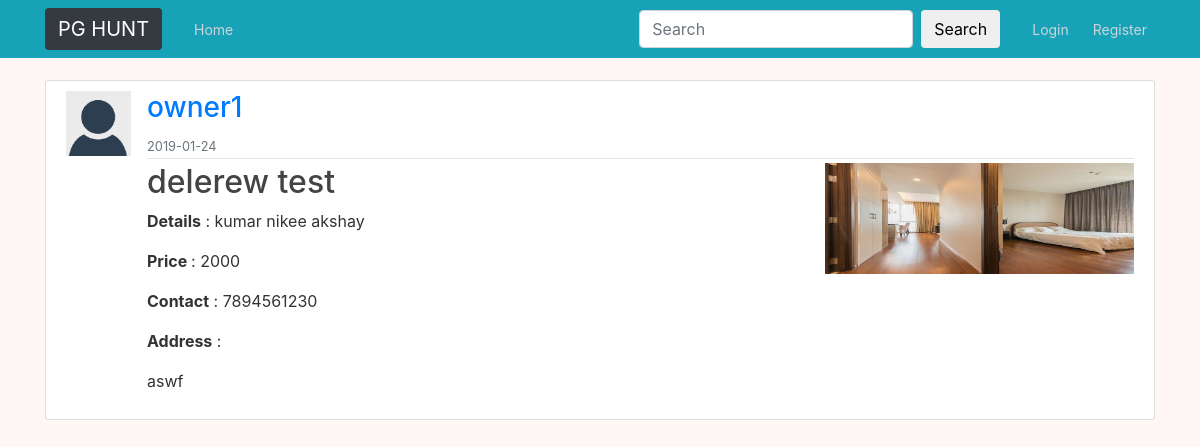
The app's page /pgs/3 with its own data.
### pghunt/models.py (models this page shows, shortened)
class User(db.Model, UserMixin):
    id = db.Column(db.Integer, primary_key=True)
    username = db.Column(db.String(20), unique=True, nullable=False)
    email = db.Column(db.String(120), unique=True, nullable=False)
    image_file = db.Column(db.String(20), nullable=False, default='user.png')
    password = db.Column(db.String(60), nullable=False)
    account_type = db.Column(db.String(20), nullable=False)
    posts = db.relationship('Post', backref='owner', passive_deletes=True, lazy=True)

class SearchableMixin(object):
    @classmethod
    def search(cls, expression, page, per_page):
        ids, total = query_index(cls.__tablename__, expression, page, per_page, cls.__searchable__)
        if total == 0:
            return cls.query.filter_by(id=0), 0
        when = []
        for i in range(len(ids)):
            when.append((ids[i], i))
        return cls.query.filter(cls.id.in_(ids)).order_by(
            db.case(when, value=cls.id)), total

class Post(SearchableMixin, db.Model):
    __searchable__ = ['details', 'title', 'address']
    id = db.Column(db.Integer, primary_key=True)
    title = db.Column(db.String(100), nullable=False)
    created_at = db.Column(db.DateTime, nullable=False, default=datetime.utcnow)
    details = db.Column(db.Text, nullable=False)
    price = db.Column(db.Integer, nullable=False)
    contact = db.Column(db.Integer, nullable=False)
    address = db.Column(db.Text, nullable=False)
    pg_pic = db.Column(db.String(20), nullable=False, default='default-paying-guest-accommodations-0.jpg')
    user_id = db.Column(db.Integer, db.ForeignKey('user.id', ondelete='CASCADE'), nullable=False)

### pghunt/routes.py (the view)
@app.route("/pgs/<int:post_id>")
def posts(post_id):
    post = Post.query.get_or_404(post_id)
    return render_template('posts.html', title=post.title, post=post)

### pghunt/templates/posts.html (shortened to what this page needs)
{% extends "layout.html" %}
{% block content %}
    <article class="media content-section">
      <img class="article-img" src="{{ url_for('static', filename='profile_pics/' + post.owner.image_file) }}">
            <div class="media-body">
              <div class="article-metadata">
                <h3 class="text-primary mr-2">{{ post.owner.username }}</h3>
                <small class="text-muted">{{ post.created_at.strftime('%Y-%m-%d') }}</small>
              </div>
                <div class="row">
                    <div class="col-md-8">
                        <h2 class="article-title">{{ post.title }}</h2>
                        <p class="article-content"><strong>Details</strong> : {{ post.details }}</p>
                        <p class="article-content"><strong>Price </strong> : {{ post.price }}</p>
                        <p class="article-content"><strong>Contact</strong> : {{ post.contact }}</p>
                        <p class="article-content"><strong>Address</strong> : <address>{{ post.address }}</address></p>
                    </div>
                    <div class="col-md-4">
                        <img class="img-fluid" src="{{ url_for('static', filename='pg_pics/' + post.pg_pic) }}">
                    </div>
                </div>
            </div>
    </article>
{% endblock content %}

### pghunt/static/main.css (style rules this page uses)
body { background: #fff6f6; color: #333333; margin-top: 5rem; }
h1, h2, h3, h4, h5, h6 { color: #585858; }
.content-section { background: #ffffff; padding: 10px 20px; border: 1px solid #dddddd; border-radius: 3px; margin-bottom: 20px; }
.article-title { color: #444444; }
.article-content { white-space: pre-line; }
.article-img { height: 65px; width: 65px; margin-right: 16px; max-width: 100%; }
.article-metadata { padding-bottom: 1px; margin-bottom: 4px; border-bottom: 1px solid #e3e3e3 }

### records on screen
User: image_file (placeholder picture), owner.username "owner1"
Post: created_at "2019-01-24", title "delerew test", details "kumar nikee akshay", price "2000", contact "7894561230", address "aswf", pg_pic (placeholder picture)
